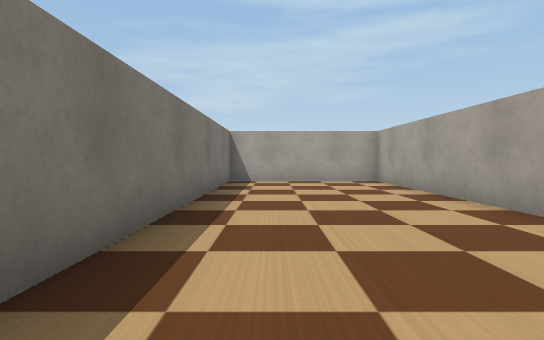
[1] (above)

20 first-person views from a walk through a world built for the Webots simulator. The camera is 0.36 m above the floor, tilts 2° down and sees 80° across. The floor is counted in squares, 0.5 m on a side. Each view is taken from the middle of a square. On the plan, view 1 faces up. The plan holds only what a view shows up to about 10 squares ahead; the rest is blank. The robots in the file are not drawn. Simple shapes and patterns stand in for the simulator's stock objects.

[2]
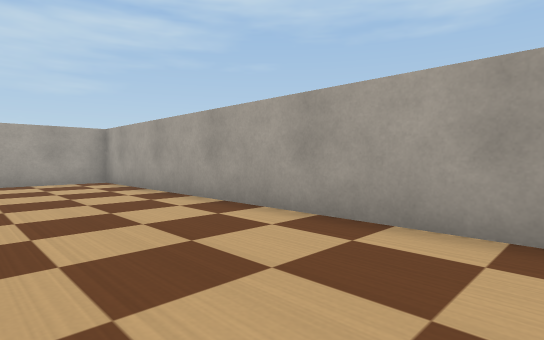

[3]
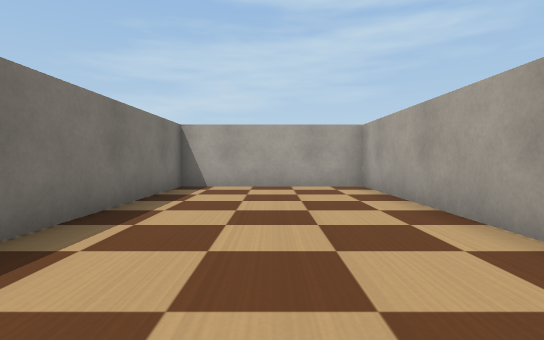

[4]
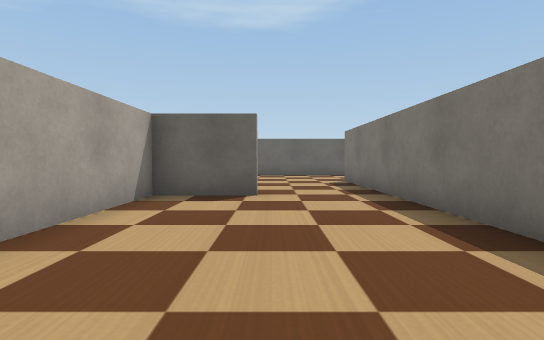

[5]
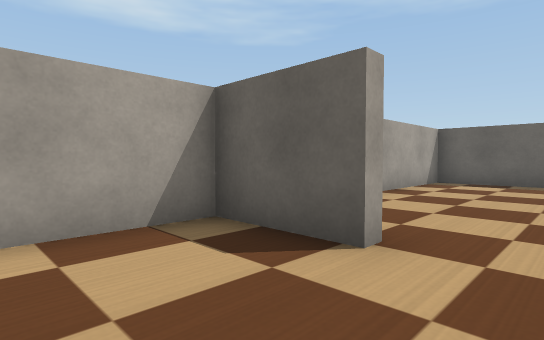

[6]
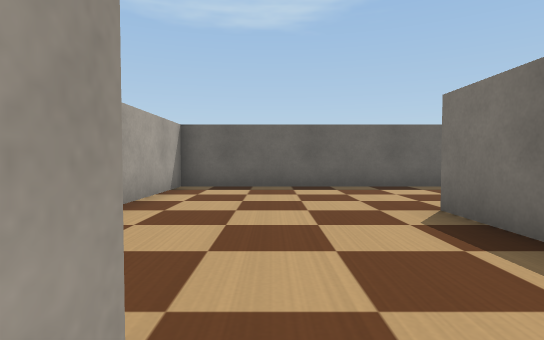

[7]
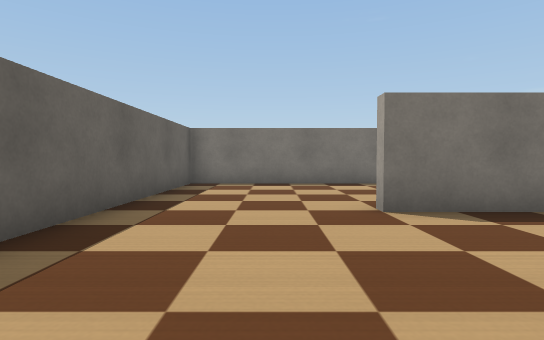

[8]
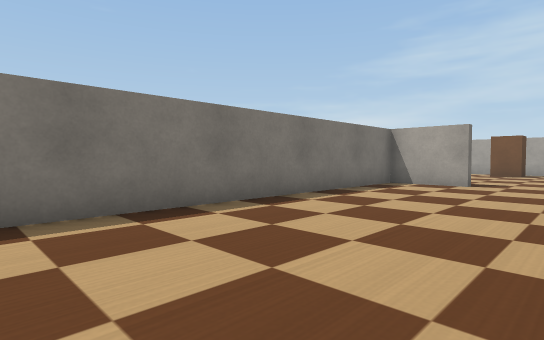

[9]
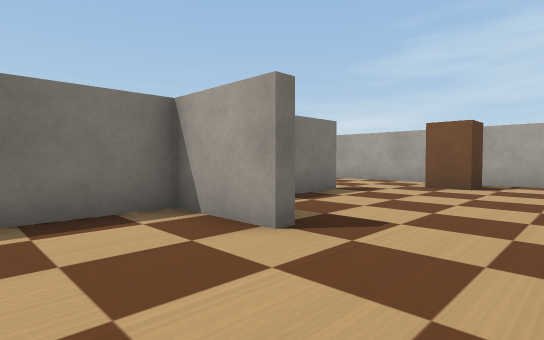

[10]
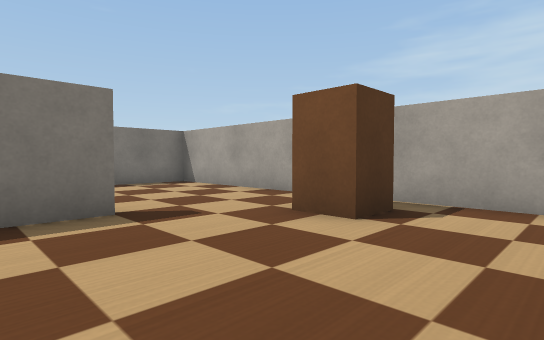

[11]
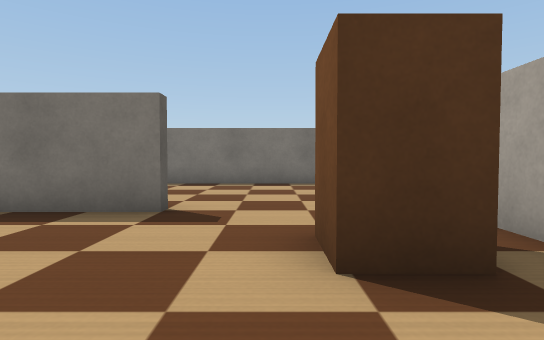

[12]
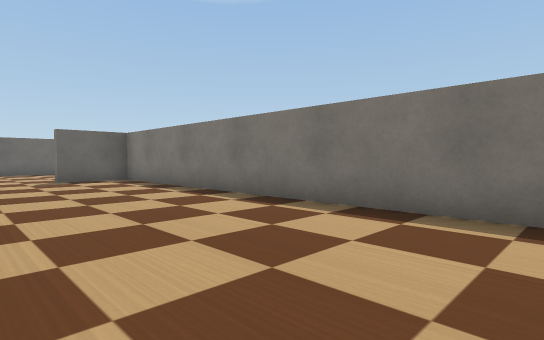

[13]
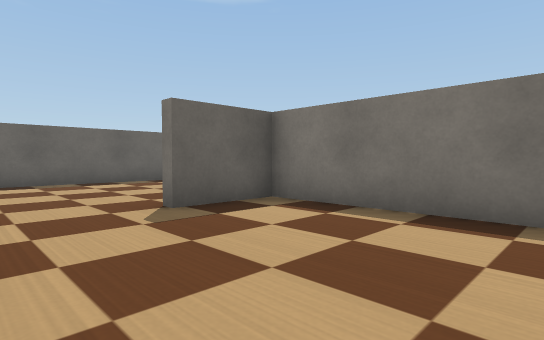

[14]
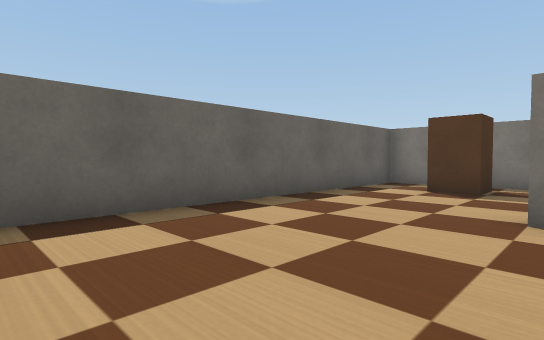

[15]
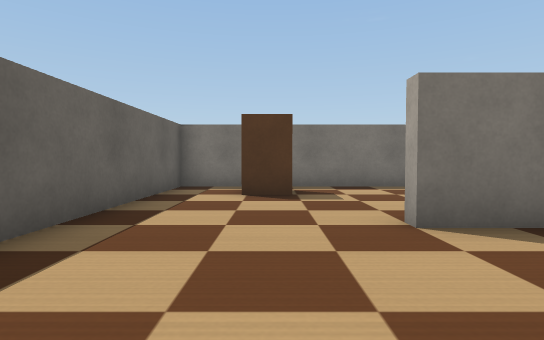

[16]
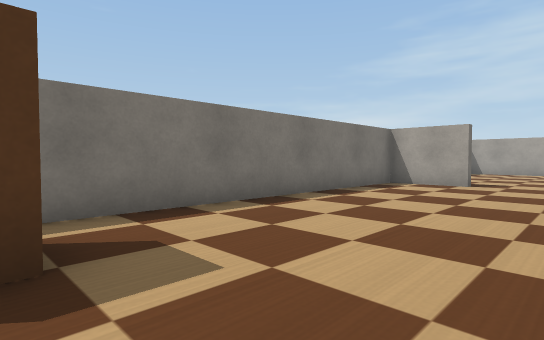

[17]
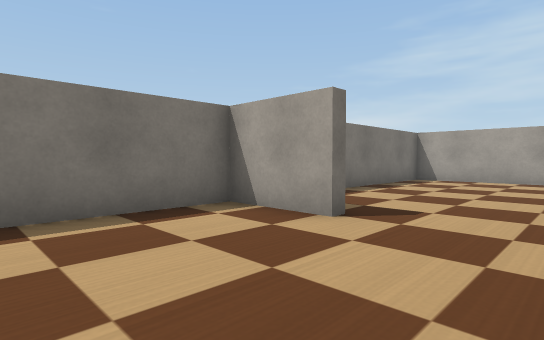

[18]
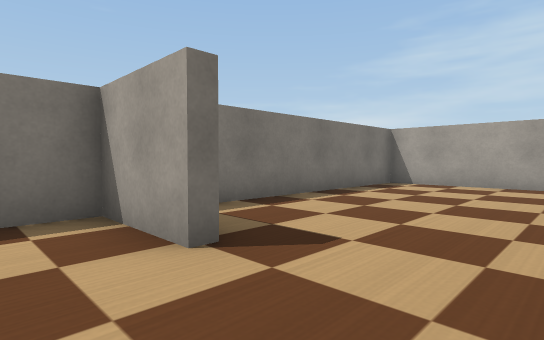

[19]
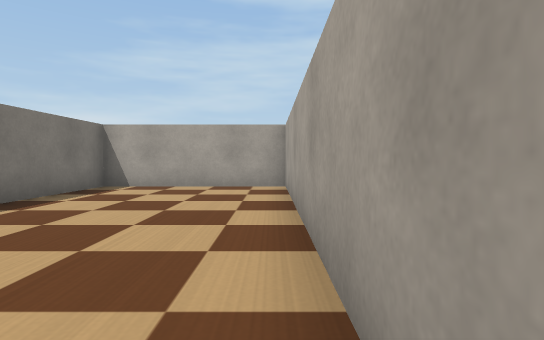

[20]
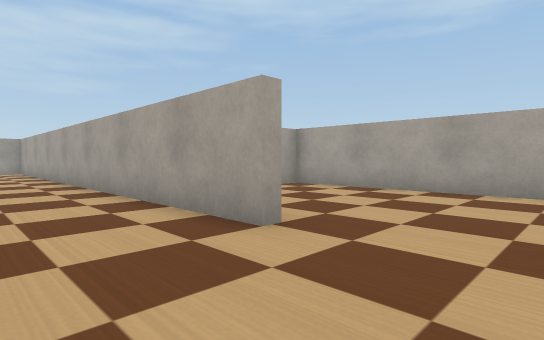

### Floor plan
Ten units are one square. View 1 is at (0, 0); x grows to the right and y downward. Boxes are objects, and circles mark ways between rooms. Rooms are numbered by the first view taken in them; rooms with no view inside come last. Other rooms are left out.
<svg viewBox="-168 -109 207 207">
<path fill="none" stroke="#000" d="M13 18 13 14 34 14 34 -104 -13 -104 -13 15M-116 -24 -116 -104 -163 -104 -163 -41M-43 -28 -43 -24 -63 -24 -63 93 34 93 34 17 28 17M-114 41 -114 55 -118 55M-68 -65 -63 -65 -63 -42M-13 15 -13 55 -16 55 -16 -39M-143 -28 -143 -24 -163 -24 -163 93 -72 93M-114 -99 -114 33 -93 33 -93 38M-24 -104 -109 -104"/>
<rect x="-155" y="65" width="10" height="10" fill="#bbb"><title>brown box</title></rect>
<rect x="-55" y="-95" width="20" height="10" fill="#bbb"><title>brown box</title></rect>
<circle cx="5" cy="10" r="3" fill="#2a7"/>
<text x="10" y="-50">1</text>
<text x="-80" y="0">2</text>
</svg>
Room 1 opens to room 2.

Where each view was taken, in squares from view 1:
view 1: 0 up, 0 right, facing up
view 2: 0 up, 0 right, facing up-right
view 3: 2 up, 1 right, facing up
view 4: 5 up, 1 right, facing down
view 5: 1 up, 0 right, facing down-right
view 6: 1 down, 1 right, facing down
view 7: 7 down, 3 right, facing left
view 8: 7 down, 2 left, facing up-left
view 9: 0 up, 2 left, facing up-left
view 10: 5 up, 2 left, facing up-left
view 11: 8 up, 2 left, facing left
view 12: 8 up, 7 left, facing down-left
view 13: 1 up, 7 left, facing down-left
view 14: 5 down, 7 left, facing down-left
view 15: 7 down, 8 left, facing left
view 16: 7 down, 12 left, facing up-left
view 17: 1 down, 12 left, facing up-left
view 18: 1 up, 12 left, facing up-left
view 19: 2 up, 12 left, facing up
view 20: 8 down, 4 left, facing up-right
